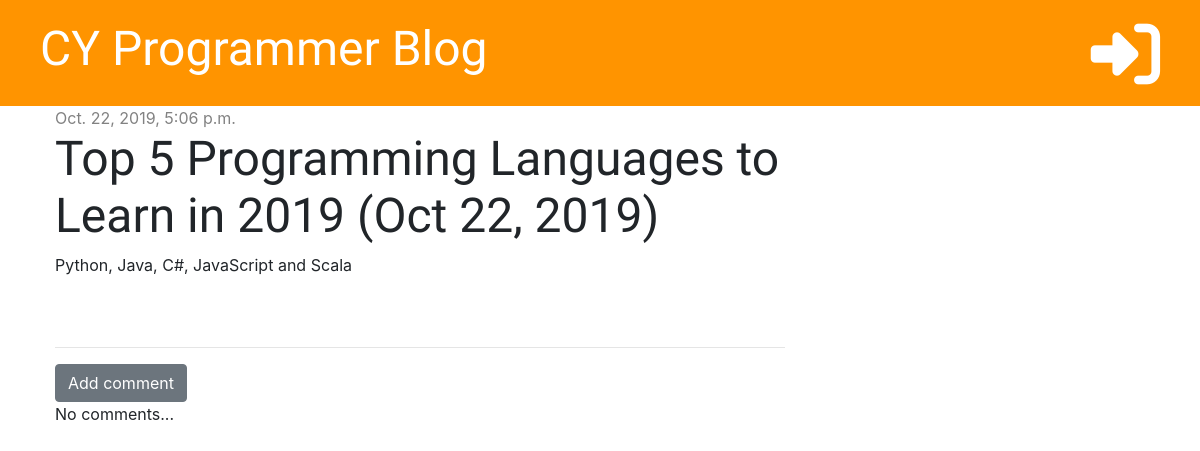
The page /post/2 on the database as committed earlier.
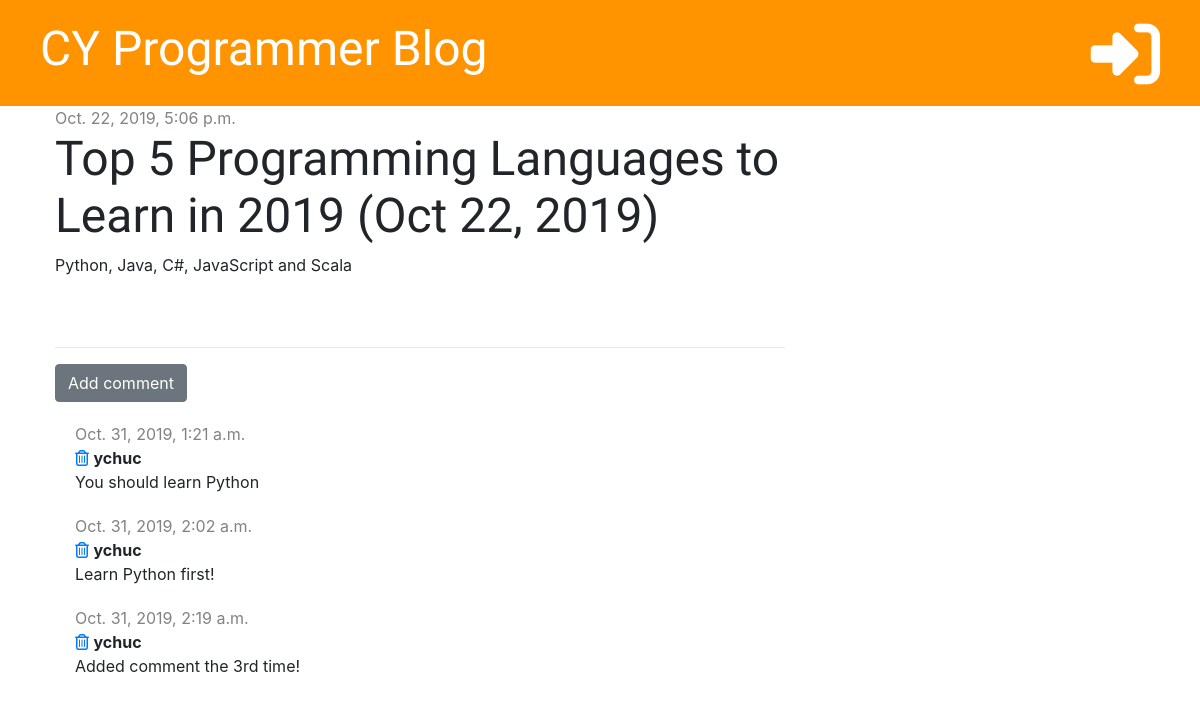
The same page on the database as committed later.
### blog/models.py (models this page shows, shortened)
class Post(models.Model):
    author = models.ForeignKey('auth.User', on_delete=models.CASCADE)
    title = models.CharField(max_length=200)
    text = models.TextField()
    created_date = models.DateTimeField(default=timezone.now)
    published_date = models.DateTimeField(blank=True, null=True)

class Comment(models.Model):
    post = models.ForeignKey('blog.Post', on_delete=models.CASCADE, related_name='comments')
    author = models.CharField(max_length=200)
    text = models.TextField()
    created_date = models.DateTimeField(default=timezone.now)

### blog/views.py (the view)
# urls.py: path('post/<int:pk>', views.post_detail, name='post_detail'),
def post_detail(request, pk):
    post = get_object_or_404(Post, pk=pk)
    stuff_for_frontend = {'post': post}
    return render(request, 'blog/post_detail.html', stuff_for_frontend)

### blog/templates/blog/post_detail.html (shortened to what this page needs)
{% extends 'blog/base.html' %}
{% block content %}
    <div class="post" xmlns="http://www.w3.org/1999/html" xmlns="http://www.w3.org/1999/html">
        {% if post.published_date %}
            <div class="date">
                {{ post.published_date }}
            </div>
        {% else %}
            <a href="{% url 'post_publish' pk=post.pk %}" class="btn btn-primary">Publish</a>
        {% endif %}
        <h1>{{ post.title }}</h1>
        <p>{{ post.text|linebreaksbr }}</p>
    </div>
    <hr>
    <a href="{% url 'add_comment_to_post' pk=post.pk %}" class="btn btn-secondary">Add comment</a>
    {% for comment in post.comments.all %}
        <div class="comment">
            <div class="date">
                {{ comment.created_date }}
            </div>
            <a href="{% url 'comment_remove' pk=comment.pk %}"><i class="far fa-trash-alt"></i></a>
            <strong>{{ comment.author }}</strong>
            <p>{{ comment.text }}</p>
        </div>
    {% empty %}
        <p>No comments...</p>
    {% endfor %}
{% endblock %}

### blog/templates/blog/base.html (shortened to what this page needs)
{% load staticfiles %}
<!DOCTYPE html>
<html lang="en">
<head>
    <link rel="stylesheet" href="https://stackpath.bootstrapcdn.com/bootstrap/4.3.1/css/bootstrap.min.css">
    <link rel="stylesheet" href="{% static 'css/blog.css' %}">
</head>
<body>
<div class="page-header">
    {% if user.is_authenticated %}
        <a href="{% url 'post_draft_list' %}" class="top-menu"><i class="fab fa-firstdraft fa-2x"></i></a>
        <a href="{% url 'post_new' %}" class="top-menu"><i class="fas fa-plus fa-2x"></i></a>
        <p class="top-menu">Hello, {{ user.username }} <small>(<a href="{% url 'logout' %}">Log out</a>)</small></p>
    {% else %}
        <a href="{% url 'login' %}" class="top-menu"><i class="fas fa-sign-in-alt fa-2x"></i></a>
    {% endif %}
    <h1><a href="{% url "post_list" %}">CY Programmer Blog</a></h1>
</div>
<div class="content container">
    <div class="row">
        <div class="col-md-8">
            {% block content %}
            {% endblock %}
        </div>
    </div>
</div>
</body>
</html>

### blog/static/css/blog.css (style rules this page uses)
.page-header { background-color: #ff9400; margin-top: 0; padding: 20px 20px 20px 40px; }
.page-header h1, .page-header h1 a { color: #ffffff; font-size: 36pt; text-decoration: none; }
.content { margin-left: 40px; }
h1, h2, h3, h4 { font-family: 'Tangerine', 'Inconsolata', 'Droid Sans', serif; font-size: 48px; }
.date { color: #828282; }
.post { margin-bottom: 70px; }
.top-menu, .top-menu:hover { color: #ffffff; float: right; font-size: 26pt; margin-right: 20px; }
.comment { margin: 20px 0px 20px 20px; }

Rows that differ between the two databases and show on the page:
added Comment: created_date "Oct. 31, 2019, 1:21 a.m.", author "ychuc", text "You should learn Python"
added Comment: created_date "Oct. 31, 2019, 2:02 a.m.", author "ychuc", text "Learn Python first!"
added Comment: created_date "Oct. 31, 2019, 2:19 a.m.", author "ychuc", text "Added comment the 3rd time!"
Other text that changed with them:
text no longer shown: "No comments..."
